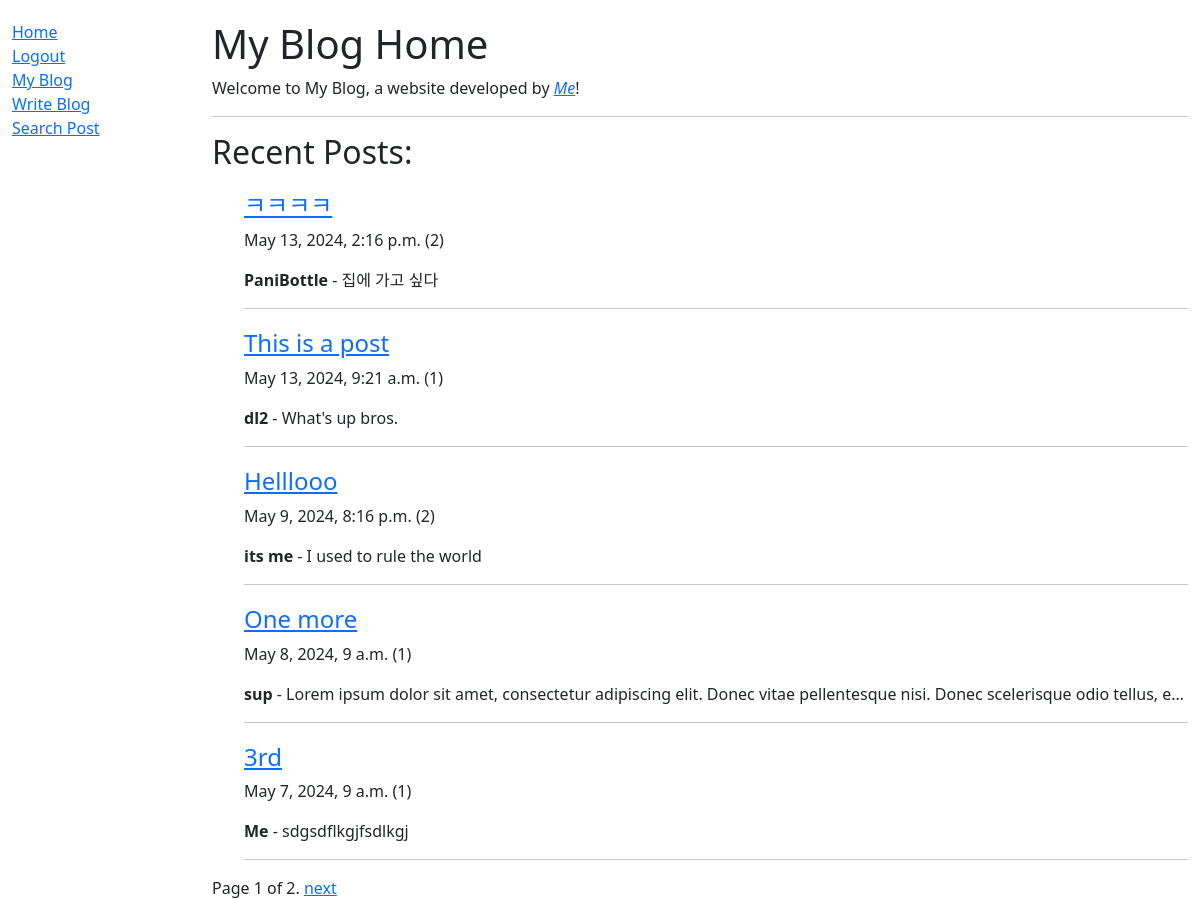
Page /blog/ (signed in) on the committed database.
### blog/models.py (models this page shows, shortened)
class Post(models.Model):
    id = models.BigAutoField(help_text="Post ID", primary_key=True)
    title = models.CharField(max_length=100)
    writer = models.CharField(max_length=100)
    content = models.TextField(max_length=5000)
    date = models.DateTimeField(default=datetime.now, blank=True)
    likes = models.IntegerField(default=0)
    class Meta:
        ordering = ['-date']

### blog/views.py (the view)
# urls.py: path('', views.PostListView.as_view(), name='home'),
class PostListView(generic.ListView):
    model = Post # Set reference model
    context_object_name = 'posts' # Set name used in template for model reference
    template_name = 'home.html' # Specify template name and directory
    paginate_by = 5 # Default pagination tool

### blog/templates/home.html
{% extends "base.html" %}
{% block content %}
  <h1>My Blog Home</h1>
  <p>
    Welcome to My Blog, a website developed by
    <em><a href="https://github.com/DaewoongLime">Me</a></em>!
  </p>
  <hr />
    {% if posts %}
    <h2>Recent Posts:</h2>
    <ul>
      {% for post in posts %}
      <div style="margin-top:20px">
        <h4><a href="{{post.id}}">{{ post.title }}</a></h4>
        <p  style="white-space: nowrap; overflow: hidden; max-width: 100%;">
          {{post.date}} ({{post.likes}})
        </p>
        <p  style="white-space: nowrap;
        overflow: hidden;
        text-overflow: ellipsis;
        max-width: 100%;">
          <strong>{{post.writer}}</strong> - {{ post.content }}
        </p>
        <hr />
      </div>
      {% endfor %}
    </ul>
  {% else %}
    <p>There are no posts written yet.</p>
  {% endif %}
  {% load static %}
{% endblock %}

### rows in the picture
Post: title "ㅋㅋㅋㅋ", date "May 13, 2024, 2:16 p.m.", likes "2", writer "PaniBottle", content "집에 가고 싶다"
Post: title "This is a post", date "May 13, 2024, 9:21 a.m.", likes "1", writer "dl2", content "What's up bros."
Post: title "Helllooo", date "May 9, 2024, 8:16 p.m.", likes "2", writer "its me", content "I used to rule the world"
Post: title "One more", date "May 8, 2024, 9 a.m.", likes "1", writer "sup", content "Lorem ipsum dolor sit amet, consectetur adipiscing elit. Donec vitae pellentesque nisi. Donec scelerisque odio tellus, e…"
Post: title "3rd", date "May 7, 2024, 9 a.m.", likes "1", writer "Me", content "sdgsdflkgjfsdlkgj"

### other values in the picture
{{ page_obj.number }} "1"
{{ page_obj.paginator.num_pages }} "2"
